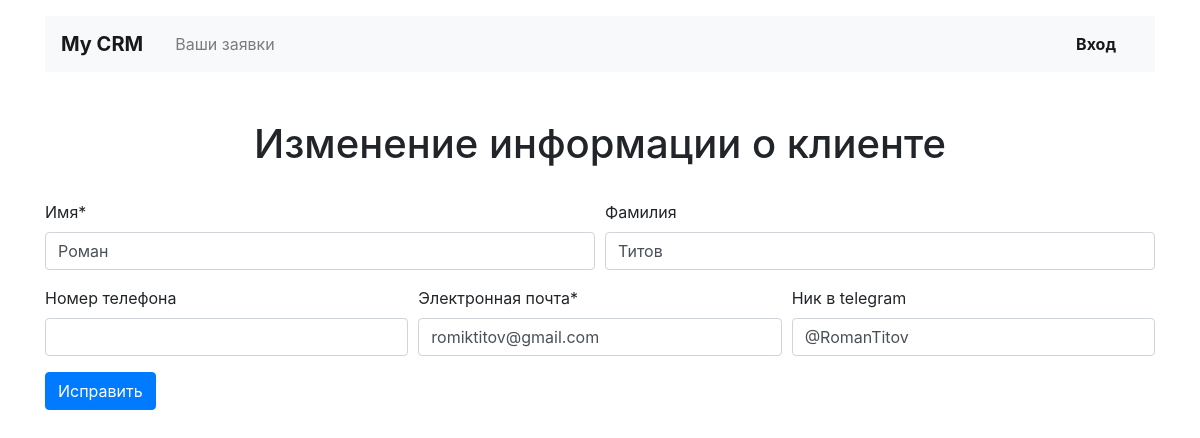
Page /clients/1/ on the committed database.
### crm/models.py (models this page shows, shortened)
class Client(models.Model):
    first_name = models.CharField(
        'Имя',
        max_length=128,
    )
    last_name = models.CharField(
        'Фамилия',
        max_length=128,
        blank=True,
    )
    phone_regex = RegexValidator(
        regex=r'^\+?1?\d{9,15}$',
        message="Phone number must be entered in the format:"
                " '+999999999'. Up to 15 digits allowed.",
    )
    phone_number = models.CharField(
        'Номер телефона',
        validators=[phone_regex],
        max_length=17,
        blank=True
    )
    email = models.EmailField('Электронная почта')
    tg_username = models.CharField('Ник в telegram', max_length=128, blank=True)
    registration_data = models.DateTimeField(auto_now_add=True)
    class Meta:
        verbose_name = 'Клиент'
        verbose_name_plural = 'Клиенты'

### crm/views/client.py (the view)
# urls.py: path('clients/<int:pk>/', ClientEditView.as_view(), name='client_edit'),
class ClientEditView(ClientBaseEditorView, UpdateView):
    success_message = "Информация о клиенте обнавлена"
    form_class = forms.ClientEditForm
    def get_context_data(self, *args, **kwargs):
        context = super().get_context_data(*args, **kwargs)
        context['title'] = 'Изменение информации о клиенте'
        return context

### crm/forms.py
class ClientEditForm(ClientForm):
    button_message = 'Исправить'

### crm/templates/crm/client/client_create.html (shortened to what this page needs)
{% extends "../base/base.html" %}
{% load ru_pluralize %}
{% load crispy_forms_tags %}
{% block content %}
<section class="row pt-2">
    <h1 class="h1 text-center mt-4 col-12">{{ title }}</h1>
    <div class="col-12 mt-4">
        {% crispy form %}
    </div>
</section>
{% endblock content %}

### rows in the picture
Client: first_name "Роман", last_name "Титов", email "romiktitov@gmail.com", tg_username "@RomanTitov"

### other values in the picture
{{ title }} "Изменение информации о клиенте"
